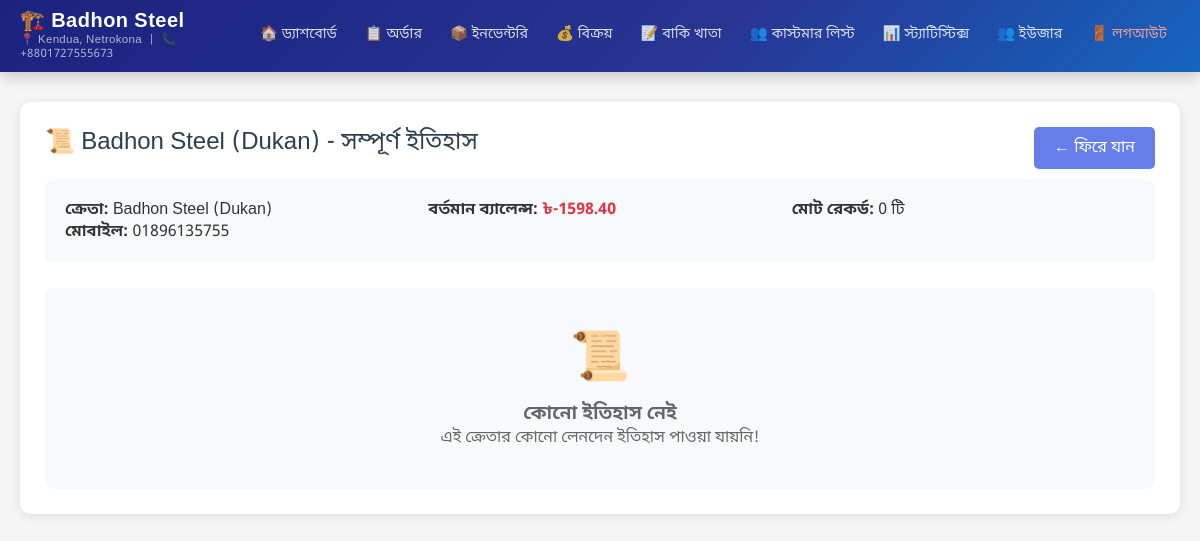
The page /admin-panel/transactions/customers/77/history/ (signed in) on the database as committed earlier.
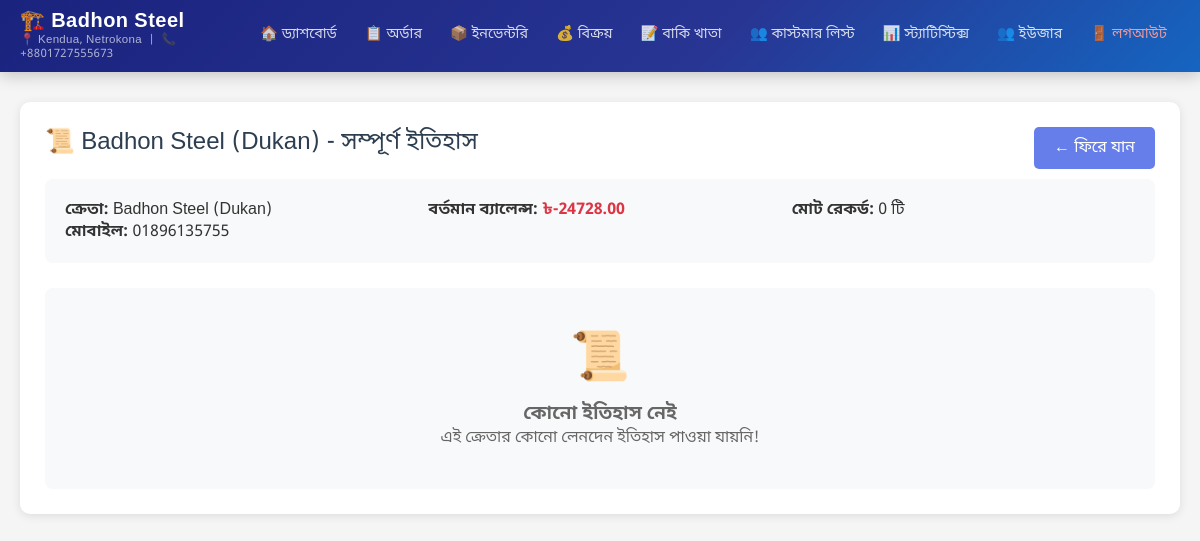
The same page on the database as committed later.
### transactions/models.py (models this page shows, shortened)
class Customer(models.Model):
    name = models.CharField(max_length=200, verbose_name='Customer Name')
    mobile_number = models.CharField(max_length=20, unique=True, verbose_name='Mobile Number')
    address = models.TextField(verbose_name='Address', blank=True)
    current_balance = models.DecimalField(max_digits=10, decimal_places=2, verbose_name='Current Balance', default=0)
    created_at = models.DateTimeField(auto_now_add=True, verbose_name='Created At')
    updated_at = models.DateTimeField(auto_now=True, verbose_name='Updated At')
    is_deleted = models.BooleanField(default=False, verbose_name='Is Deleted')
    deleted_at = models.DateTimeField(null=True, blank=True, verbose_name='Deleted At')
    class Meta:
        verbose_name = 'Customer'
        verbose_name_plural = 'Customers'
        ordering = ['-created_at']

### transactions/views.py (the view)
# urls.py: path('customers/<int:customer_pk>/history/', views.customer_history, name='customer_history'),
@login_required
def customer_history(request, customer_pk):
    customer = get_object_or_404(Customer, pk=customer_pk)
    history_records = TransactionHistory.objects.filter(
        transaction__customer=customer
    ).select_related('transaction', 'performed_by').order_by('-created_at')
    paginator = Paginator(history_records, 50)
    page_number = request.GET.get('page')
    page_obj = paginator.get_page(page_number)
    context = {
        'customer': customer,
        'page_obj': page_obj,
        'history_records': page_obj.object_list,
        'total_records': history_records.count(),
    }
    return render(request, 'transactions/customer_history.html', context)

### transactions/templates/transactions/customer_history.html (shortened to what the changed rows need)
{% extends 'admin_panel/base.html' %}
{% load static %}
{% block content %}
<div class="card">
    <div class="card-title">
        📜 {{ customer.name }} - সম্পূর্ণ ইতিহাস
        <div style="float: right;">
        </div>
    </div>
    <div style="background: #f8f9fa; padding: 20px; border-radius: 8px; margin-bottom: 25px;">
        <div style="display: grid; grid-template-columns: repeat(auto-fit, minmax(200px, 1fr)); gap: 20px;">
            <div>
                <strong>ক্রেতা:</strong> {{ customer.name }}<br>
                <strong>মোবাইল:</strong> {{ customer.mobile_number }}
            </div>
            <div>
                <strong>বর্তমান ব্যালেন্স:</strong>
                {% if customer.current_balance >= 0 %}
                <span style="color: #28a745; font-weight: 700;">৳{{ customer.current_balance|floatformat:2 }}</span>
                {% else %}
                <span style="color: #dc3545; font-weight: 700;">৳-{{ customer.current_balance|floatformat:2|slice:"1:" }}</span>
                {% endif %}
            </div>
            <div>
                <strong>মোট রেকর্ড:</strong> {{ total_records }} টি
            </div>
        </div>
    </div>
    {% if history_records %}
    <div style="overflow-x: auto;">
        <table style="width: 100%; border-collapse: collapse;">
            <thead>
                <tr style="background-color: #f8f9fa; border-bottom: 2px solid #dee2e6;">
                    <th style="padding: 12px 8px; text-align: left; font-weight: 600;">তারিখ ও সময়</th>
                    <th style="padding: 12px 8px; text-align: left; font-weight: 600;">লেনদেন নং</th>
                    <th style="padding: 12px 8px; text-align: center; font-weight: 600;">অ্যাকশন</th>
                    <th style="padding: 12px 8px; text-align: left; font-weight: 600;">নোট</th>
                    <th style="padding: 12px 8px; text-align: right; font-weight: 600;">পুরাতন ব্যালেন্স</th>
                    <th style="padding: 12px 8px; text-align: right; font-weight: 600;">নতুন ব্যালেন্স</th>
                    <th style="padding: 12px 8px; text-align: center; font-weight: 600;">কর্মকর্তা</th>
                </tr>
            </thead>
            <tbody>
                {% for record in history_records %}
                <tr style="border-bottom: 1px solid #dee2e6;">
                    <td style="padding: 10px 8px;">
                        {{ record.created_at|date:"d/m/Y" }}<br>
                        <small style="color: #6c757d;">{{ record.created_at|date:"H:i:s" }}</small>
                    </td>
                    <td style="padding: 10px 8px; font-family: monospace; font-size: 0.85rem;">
                        {% if record.transaction %}
                            {{ record.transaction.transaction_number }}
                        {% else %}
                            <span style="color: #6c757d;">(ক্রেতা এডিট)</span>
                        {% endif %}
                    </td>
                    <td style="padding: 10px 8px; text-align: center;">
                        {% if record.action == 'created' %}
                        <span style="padding: 4px 8px; border-radius: 4px; background: #d4edda; color: #155724; font-weight: 600; font-size: 0.85rem;">তৈরি</span>
                        {% elif record.action == 'edited' %}
                        <span style="padding: 4px 8px; border-radius: 4px; background: #cce5ff; color: #004085; font-weight: 600; font-size: 0.85rem;">সম্পাদনা</span>
                        {% elif record.action == 'reversed' %}
                        <span style="padding: 4px 8px; border-radius: 4px; background: #f8d7da; color: #721c24; font-weight: 600; font-size: 0.85rem;">বাতিল</span>
                        {% elif record.action == 'deleted' %}
                        <span style="padding: 4px 8px; border-radius: 4px; background: #e2e3e5; color: #383d41; font-weight: 600; font-size: 0.85rem;">মুছে ফেলা</span>
                        {% else %}
                        <span style="padding: 4px 8px; border-radius: 4px; background: #e2e3e5; color: #383d41; font-weight: 600; font-size: 0.85rem;">{{ record.get_action_display }}</span>
                        {% endif %}
                    </td>
                    <td style="padding: 10px 8px; max-width: 300px;">
                        {{ record.notes|truncatewords:15 }}
                    </td>
                    <td style="padding: 10px 8px; text-align: right;">
                        {% if record.old_balance is not None %}
                            ৳{{ record.old_balance|floatformat:2 }}
                        {% else %}
                            <span style="color: #6c757d;">-</span>
                        {% endif %}
                    </td>
                    <td style="padding: 10px 8px; text-align: right; font-weight: 700;">
                        {% if record.new_balance is not None %}
                            {% if record.new_balance >= 0 %}
                            <span style="color: #28a745;">৳{{ record.new_balance|floatformat:2 }}</span>
                            {% else %}
                            <span style="color: #dc3545;">৳-{{ record.new_balance|floatformat:2|slice:"1:" }}</span>
                            {% endif %}
                        {% else %}
                            <span style="color: #6c757d;">-</span>
                        {% endif %}
                    </td>
                    <td style="padding: 10px 8px; text-align: center;">
                        {% if record.performed_by %}
                            {{ record.performed_by.get_full_name|default:record.performed_by.username }}
                        {% else %}
                            <span style="color: #6c757d;">সিস্টেম</span>
                        {% endif %}
                    </td>
                </tr>
                {% endfor %}
            </tbody>
        </table>
    </div>
    {% if page_obj.has_other_pages %}
    <div style="margin-top: 20px; text-align: center;">
        {% if page_obj.has_previous %}
        <a href="?page=1" class="btn btn-sm">প্রথম</a>
        <a href="?page={{ page_obj.previous_page_number }}" class="btn btn-sm">← আগের</a>
        {% endif %}
        <span style="margin: 0 10px;">পৃষ্ঠা {{ page_obj.number }} এর {{ page_obj.paginator.num_pages }}</span>
        {% if page_obj.has_next %}
        <a href="?page={{ page_obj.next_page_number }}" class="btn btn-sm">পরের →</a>
        <a href="?page={{ page_obj.paginator.num_pages }}" class="btn btn-sm">শেষ</a>
        {% endif %}
    </div>
    {% endif %}
    {% else %}
    <div style="text-align: center; padding: 40px; color: #666; background: #f8f9fa; border-radius: 8px;">
        <div style="font-size: 3rem; margin-bottom: 10px;">📜</div>
        <h3>কোনো ইতিহাস নেই</h3>
        <p>এই ক্রেতার কোনো লেনদেন ইতিহাস পাওয়া যায়নি!</p>
    </div>
    {% endif %}
</div>
{% endblock %}

Rows that differ between the two databases and show on the page:
changed Customer "Badhon Steel (Dukan)": current_balance "1598.40" → "24728.00"
